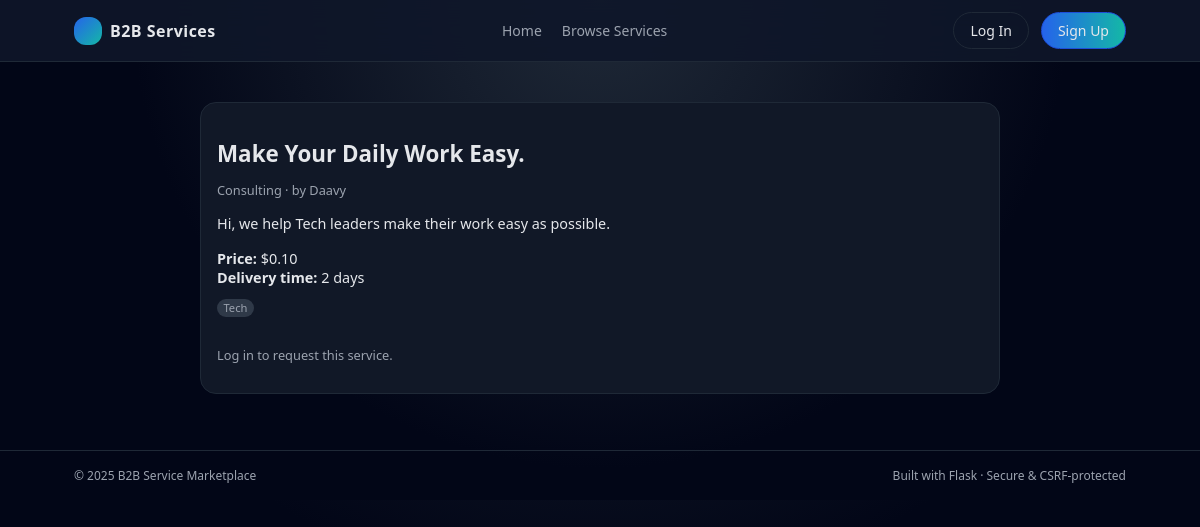
/service/1, run on the app's committed database.
### app/models.py (models this page shows, shortened)
class Service(db.Model):
    __tablename__ = "services"
    id = db.Column(db.Integer, primary_key=True)
    title = db.Column(db.String(150), nullable=False)
    category = db.Column(db.String(100), nullable=False)
    description = db.Column(db.Text, nullable=False)
    price = db.Column(db.Numeric(10, 2), nullable=False)
    delivery_time = db.Column(db.Integer, nullable=False)  # in days
    tags = db.Column(db.String(255))
    created_at = db.Column(db.DateTime, default=datetime.utcnow)
    owner_id = db.Column(db.Integer, db.ForeignKey("users.id"), nullable=False)
    orders = db.relationship("Order", backref="service", lazy="dynamic")

class BusinessProfile(db.Model):
    __tablename__ = "business_profiles"
    id = db.Column(db.Integer, primary_key=True)
    company_name = db.Column(db.String(150), nullable=False)
    description = db.Column(db.Text)
    website = db.Column(db.String(255))
    location = db.Column(db.String(255))
    phone = db.Column(db.String(50))
    contact_email = db.Column(db.String(120))
    user_id = db.Column(db.Integer, db.ForeignKey("users.id"), nullable=False)

### app/routes.py (the view, shortened to what this page needs)
@main_bp.route("/service/<int:service_id>", methods=["GET", "POST"])
def service_detail(service_id):
    service = Service.query.get_or_404(service_id)
    can_request = current_user.is_authenticated and current_user.id != service.owner_id
    return render_template("service_detail.html", service=service, can_request=can_request)

### app/routes.py (called while the page is built)
@main_bp.context_processor
def inject_globals():
    return dict(Order=Order)

### app/templates/service_detail.html (shortened to what this page needs)
{% extends "base.html" %}
{% block content %}
<article class="dashboard-card" style="max-width: 800px; margin: 0 auto;">
  <h1 class="hero-title" style="font-size: 1.4rem; margin-bottom: 0.5rem;">
    {{ service.title }}
  </h1>
  <p class="card-category" style="margin-bottom: 0.75rem;">
    {{ service.category }} · by
    {{ service.owner.profile.company_name if service.owner.profile else service.owner.email }}
  </p>
  <p style="font-size: 0.9rem; margin-bottom: 1rem;">
    {{ service.description }}
  </p>
  <p style="font-size: 0.9rem; margin-bottom: 0.75rem;">
    <strong>Price:</strong> ${{ '%.2f'|format(service.price) }}<br>
    <strong>Delivery time:</strong> {{ service.delivery_time }} days
  </p>
  {% if service.tags %}
  <p class="card-tags" style="margin-bottom: 1rem;">
    {% for tag in service.tags.split(',') %}
    <span class="tag">{{ tag.strip() }}</span>
    {% endfor %}
  </p>
  {% endif %}
  <div style="display: flex; flex-wrap: wrap; gap: 0.5rem;">
    {% if can_request %}
    <form method="post">
      {{ csrf_token() }}
      <button type="submit" class="btn btn-primary">
        Request this service
      </button>
    </form>
    {% elif current_user.is_authenticated and current_user.id == service.owner_id %}
    <a href="{{ url_for('main.edit_service', service_id=service.id) }}" class="btn btn-outline">
      Edit service
    </a>
    {% else %}
    <p style="font-size: 0.8rem; color: var(--text-muted);">
      Log in to request this service.
    </p>
    {% endif %}
  </div>
</article>
{% endblock %}

### app/static/css/styles.css (style rules this page uses)
:root { --primary: #2563eb; --primary-light: #3b82f6; --primary-dark: #1d4ed8; --accent: #14b8a6; --bg: #0f172a; --bg-alt: #020617; --surface: #0b1120; --surface-alt: #111827; --border: #1f2937; --text: #e5e7eb; --text-muted: #9ca3af; --danger: #ef4444; --success: #22c55e; --warning: #facc15; }
*, *::before, *::after { box-sizing: border-box; }
html, body { margin: 0; padding: 0; font-family: system-ui, -apple-system, BlinkMacSystemFont, "Segoe UI", sans-serif; background: radial-gradient(circle at top, #1f2937, #020617 60%); color: var(--text); min-height: 100%; }
.hero-title { font-size: 2rem; font-weight: 700; margin-bottom: 0.75rem; }
.card-category { font-size: 0.8rem; color: var(--text-muted); }
.card-tags { margin-top: 0.25rem; display: flex; flex-wrap: wrap; gap: 0.3rem; }
.tag { font-size: 0.7rem; padding: 0.1rem 0.4rem; border-radius: 999px; background: rgba(55, 65, 81, 0.8); color: var(--text-muted); }
.dashboard-card { background: var(--surface-alt); border-radius: 1rem; padding: 1rem; border: 1px solid var(--border); font-size: 0.85rem; }

### data on the page
Service: title "Make Your Daily Work Easy.", category "Consulting", description "Hi, we help Tech leaders make their work easy as possible.", price "0.10", delivery_time "2", strip "Tech"
BusinessProfile: owner.profile "Daavy"

### other printed values
{{ 2025 }} "2025"
